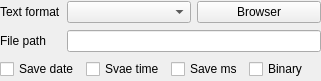
<?xml version="1.0" encoding="UTF-8"?>
<ui version="4.0">
 <class>DataPersistenceUi</class>
 <widget class="QWidget" name="DataPersistenceUi">
  <property name="geometry">
   <rect>
    <x>0</x>
    <y>0</y>
    <width>321</width>
    <height>81</height>
   </rect>
  </property>
  <property name="windowTitle">
   <string notr="true">Form</string>
  </property>
  <layout class="QGridLayout" name="gridLayout">
   <property name="leftMargin">
    <number>0</number>
   </property>
   <property name="topMargin">
    <number>0</number>
   </property>
   <property name="rightMargin">
    <number>0</number>
   </property>
   <property name="bottomMargin">
    <number>0</number>
   </property>
   <item row="1" column="0">
    <widget class="QLabel" name="label">
     <property name="sizePolicy">
      <sizepolicy hsizetype="Fixed" vsizetype="Preferred">
       <horstretch>0</horstretch>
       <verstretch>0</verstretch>
      </sizepolicy>
     </property>
     <property name="text">
      <string>File path</string>
     </property>
    </widget>
   </item>
   <item row="0" column="0">
    <widget class="QLabel" name="label_2">
     <property name="sizePolicy">
      <sizepolicy hsizetype="Fixed" vsizetype="Preferred">
       <horstretch>0</horstretch>
       <verstretch>0</verstretch>
      </sizepolicy>
     </property>
     <property name="text">
      <string>Text format</string>
     </property>
    </widget>
   </item>
   <item row="0" column="1">
    <widget class="QComboBox" name="comboBoxFormat"/>
   </item>
   <item row="0" column="2">
    <widget class="QPushButton" name="pushButtonBrowser">
     <property name="text">
      <string>Browser</string>
     </property>
    </widget>
   </item>
   <item row="1" column="1" colspan="2">
    <widget class="QLineEdit" name="lineEditFilePath">
     <property name="readOnly">
      <bool>false</bool>
     </property>
    </widget>
   </item>
   <item row="3" column="0" colspan="3">
    <layout class="QHBoxLayout" name="horizontalLayout">
     <item>
      <widget class="QCheckBox" name="checkBoxSaveDate">
       <property name="text">
        <string>Save date</string>
       </property>
      </widget>
     </item>
     <item>
      <widget class="QCheckBox" name="checkBoxSaveTime">
       <property name="text">
        <string>Svae time</string>
       </property>
      </widget>
     </item>
     <item>
      <widget class="QCheckBox" name="checkBoxSaveMs">
       <property name="text">
        <string>Save ms</string>
       </property>
      </widget>
     </item>
     <item>
      <widget class="QCheckBox" name="checkBoxBinary">
       <property name="text">
        <string>Binary</string>
       </property>
      </widget>
     </item>
    </layout>
   </item>
  </layout>
 </widget>
 <resources/>
 <connections/>
</ui>
